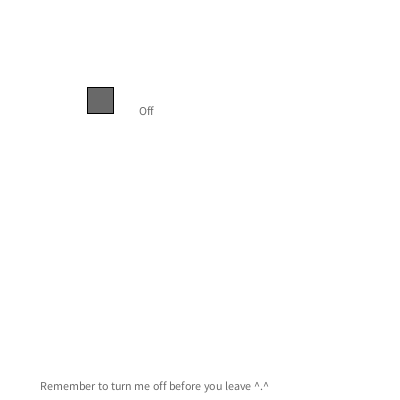
Frame 1 (no input)
Frame 60 (the mouse pressed at the canvas centre just before this capture): identical to frame 1, image omitted
Frame 120 (the mouse held since frame 60 and released just before this capture): identical to frame 1, image omitted

The Processing sketch that drew this single still picture (run headless with seeded random() and noise(); from frame 60 on, the mouse is pressed at the canvas centre):

// Processing sketch: sketch_5_oct_clubbing_light_unfinished_
// ── sketch_5_oct_clubbing_light_unfinished_.pde
Line[] lines = new Line[10];
int x, y, size;
boolean isOn = false;
boolean isIn = false;
int frameCountStart = 0;
int frameDuration = 5; // 1 second at 60 frames per second

void setup() {
  size(400, 400);
  x = width / 4;
  y = height / 4;
  size = width / 15;
  for (int i = 0; i < lines.length; i++) {
    lines[i] = new Line();
  }
}

void draw() {
  rect(x, y, size, size);
  fill(64, 200);

  if (isOn) {
    rect(x + size * 0.25, y + size * 0.25, size * 0.5, size * 0.5);
    
    int currentFrame = frameCount - frameCountStart;
    if (currentFrame >= frameDuration) {
      frameCountStart = frameCount;
      for (Line line : lines) {
        line.changePositionAndColor();
      }
    }
    background(255);
    strokeWeight(0.5);

    for (Line line : lines) {
      line.update();
      line.display();
    }
  } else {
    background(255);
    fill(64, 200);
    text("Remember to turn me off before you leave ^.^", 40, height - 10);
  }

  rectMode(CENTER);
  rect(x, y, size, size);

  fill(64, 200);
  text(isOn ? "On" : "Off", x + size * 1.5, 15 + height / 4);
}

void mouseMoved() {
  isIn = (mouseX > x - size / 2) && (mouseY > y - size / 2) && (mouseX < x + size / 2) && (mouseY < y + size / 2);
}

void mouseClicked() {
  if (isIn) {
    isOn = !isOn;
  }
}

class Line {
  float x1, y1, x2, y2;
  color col;

  Line() {
    changePositionAndColor();
  }

  void display() {
    stroke(col);
    line(x1, y1, x2, y2);
  }

  void update() {
    if (x1 < -500 || x1 > width + 500 || y1 < -500 || y1 > height + 500) {
      x1 = random(width);
      y1 = 0;
    }
    if (x2 < -500 || x2 > width + 500 || y2 < -500 || y2 > height + 500) {
      x2 = random(-500, width + 500); // Allow x2 to be negative
      y2 = random(height);
    }
  }

  void changePositionAndColor() {
    x1 = random(width);
    y1 = 400;
    x2 = random(-500, width + 500); // Allow x2 to be negative
    y2 = -250;
    col = color(random(255), random(255), random(255));
  }
}
